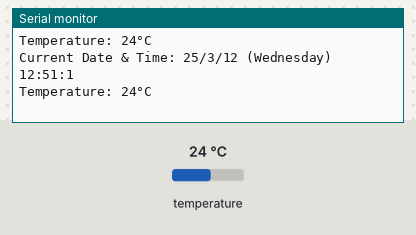
Simulated run of this sketch. Board: Arduino Uno, built with avr-gcc and run on an emulated ATmega328P. On the bench: the last lines printed to the serial monitor. The test bench sets the inputs (shaded band); at power-on: temperature 24 °C. The local clock reads 2024-03-15 10:24:30 at power-on unless the sketch sets it.

Above: at 4.2 s.
4.3 s: temperature set to 12 °C
At 5.6 s:
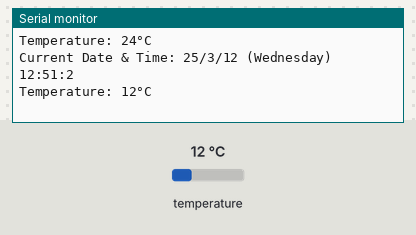
5.8 s: temperature set to 19 °C
At 6.7 s:
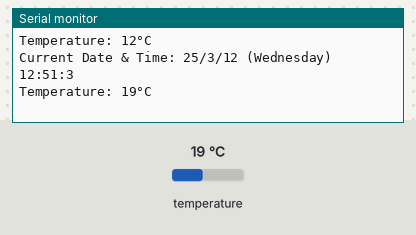
Timing chart, 0 to 8.8 s (numbered marks = the images above; inputs shaded):
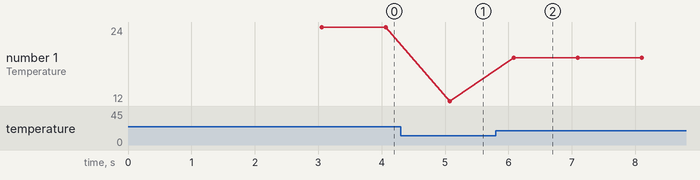

Measured:
- after the input at 4.3 s, the serial monitor: prints a new line after 0.77 s (image 1)
- after the input at 5.8 s, the serial monitor: prints a new line after 0.28 s (image 2)
- plotted number 1: 12 → 19 after the input at 5.8 s

The sketch:

rtc_default.ino
```cpp
#include "Arduino.h"
#include "uRTCLib.h"

// uRTCLib rtc;
uRTCLib rtc(0x68);

char daysOfTheWeek[7][12] = {"Sunday", "Monday", "Tuesday", "Wednesday", "Thursday", "Friday", "Saturday"};

void setup() {
  Serial.begin(9600);
  delay(3000); // wait for console opening

  URTCLIB_WIRE.begin();

  // Comment out below line once you set the date & time.
  // Following line sets the RTC with an explicit date & time
  // for example to set January 13 2022 at 12:56 you would call:
   rtc.set(0, 51, 12, 5, 12, 3, 25);
  // rtc.set(second, minute, hour, dayOfWeek, dayOfMonth, month, year)
  // set day of week (1=Sunday, 7=Saturday)
}

void loop() {
  rtc.refresh();

  Serial.print("Current Date & Time: ");
  Serial.print(rtc.year());
  Serial.print('/');
  Serial.print(rtc.month());
  Serial.print('/');
  Serial.print(rtc.day());

  Serial.print(" (");
  Serial.print(daysOfTheWeek[rtc.dayOfWeek()-1]);
  Serial.print(") ");

  Serial.print(rtc.hour());
  Serial.print(':');
  Serial.print(rtc.minute());
  Serial.print(':');
  Serial.println(rtc.second());

  Serial.print("Temperature: ");
  Serial.print(rtc.temp()  / 100);
  Serial.print("\xC2\xB0");   //shows degrees character
  Serial.println("C");

  Serial.println();
  delay(1000);
}
```
